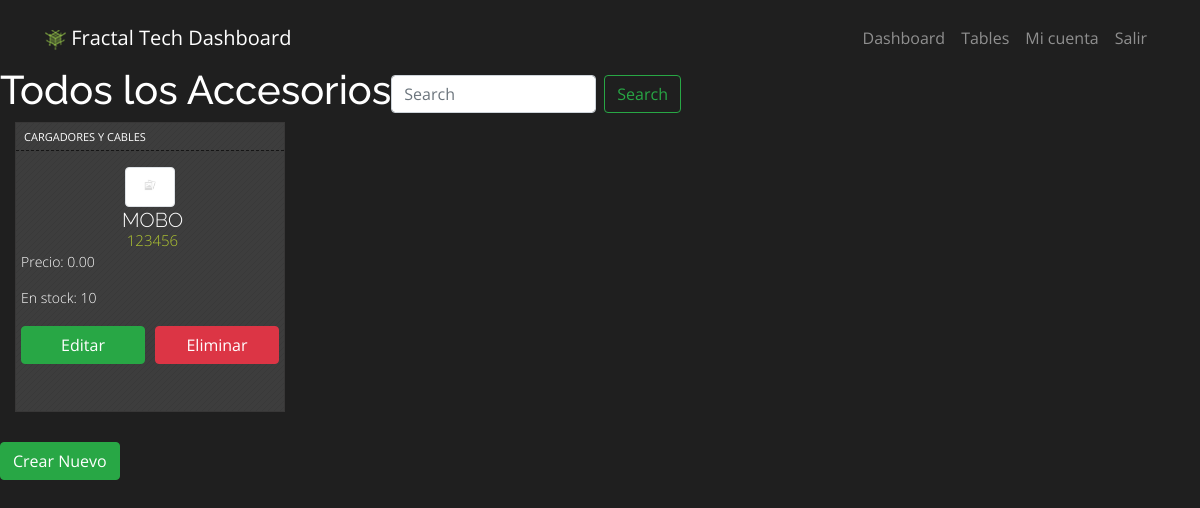
/catalogs/accesorios/ (signed in), run on an earlier commit of the app's database.
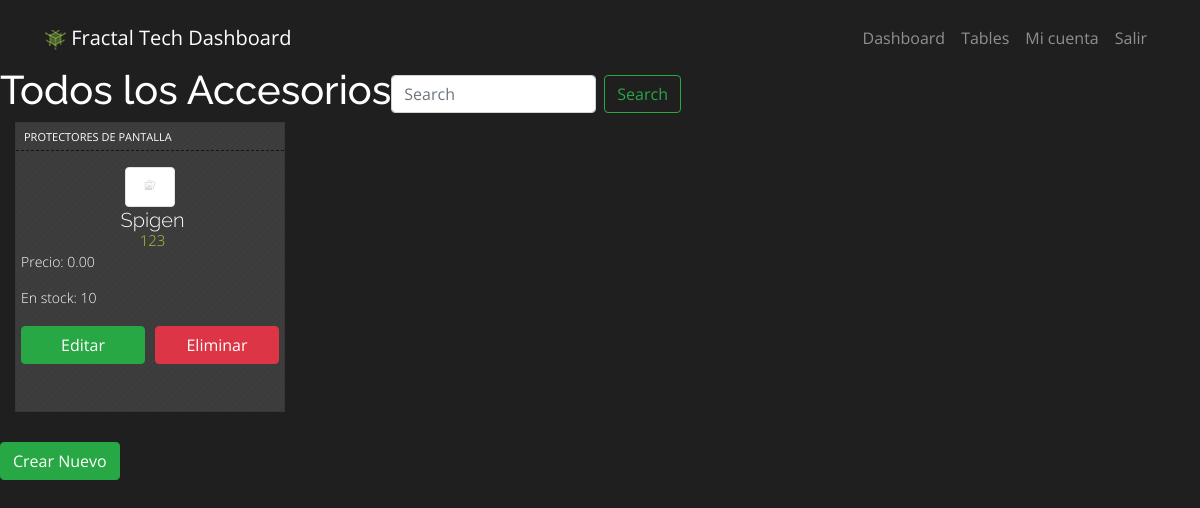
And on a later commit of the database.
### catalogs/models.py (models this page shows, shortened)
class Accesorio(models.Model):  ##ModeloAccesorios
    marca = models.ForeignKey(Marca, on_delete=models.CASCADE)
    modelo= models.CharField(max_length=40, blank=True)
    categoria = models.ForeignKey(Categoria, on_delete=models.CASCADE)
    descripcion= models.CharField(max_length = 100)
    Cbarras = models.CharField(max_length=20, null=False)
    existencias= models.CharField(max_length=40)
    precio = models.DecimalField(max_digits=10, decimal_places=2, default= 0)
    preciomayoreo = models.DecimalField(max_digits=10, decimal_places=2, default= 0)
    activo = models.BooleanField(default=True, null=True, blank=True)
    creado = models.DateField(auto_now_add=True, null=True)
    modificado = models.DateField(auto_now=True, null=True, blank=True)
    imagen = models.ImageField( upload_to="accesorios/", default='accesorios/default.png', null=True, blank=True)

class Categoria(models.Model):  ##Categoria de Accesorios
    nombre = models.CharField(max_length=100, unique=True)
    def __str__(self):
        return self.nombre
    """
    INSERT INTO catalogs_categoria (nombre) VALUES
  ('Estuches y Fundas'),
  ('Protectores de Pantalla'),
  ('Cargadores y Cables'),
  ('Auriculares y Altavoces'),
  ('Soportes y Monturas'),
  ('Baterías Externas'),
  ('Accesorios de Fotografía'),
  ('Adaptadores y Convertidores'),
  ('Accesorios de Audio y Micrófonos'),
  ('Misceláneos');

    """

class Marca(models.Model):  ##Marcas para Accesorios
    nombre = models.CharField(max_length=100, unique=True)
    def __str__(self):
        return self.nombre

### catalogs/views.py (the view)
# urls.py: path('accesorios/', AccesorioListar.as_view(), name='accesorios' ),
class AccesorioListar(LoginRequiredMixin, ListView):
    model = Accesorio
    template_name = 'accesorios.html'
    context_object_name = 'Accesorio'
    success_url = 'accesorios'
    login_url = 'login'  # URL de inicio de sesión
    redirect_field_name = 'next'  # Nombre del campo de redireccionamiento

### catalogs/templates/accesorios.html (shortened to what this page needs)
{% extends 'base.html' %}
{% block content %}
    <div class= "row">
      <div class = "col-lg-12">
        <div style="display: flex;">
          <h1 style="color: white;">Todos los Accesorios</h1>
          <form class="form-inline">
              <input class="form-control mr-sm-2" type="search" placeholder="Search" aria-label="Search">
              <button class="btn btn-outline-success " type="submit">Search</button>
          </form>
        </div>
      </div>
    </div>
    {% for Accesorio in Accesorio %}
      <div class="col-sm-3 col-lg-3">
        <div class="dash-unit">
          <dtitle>{{ Accesorio.categoria }}</dtitle>
          <hr>
          <div class="thumbnail">
            <img src="{{ Accesorio.imagen.url }}" class="img-thumbnail" width="50" height="50"  alt="{{ Accesorio.modelo }}">
          </div>
          <h1>{{ Accesorio.marca }}</h1>
          <h3>{{ Accesorio.modelo }}</h3>
          <p>Precio: {{ Accesorio.precio }}</p>
          <p>En stock: {{ Accesorio.existencias}}</p>
          <div style="display: flex;">
            <a href= "{% url 'AccesorioEditar' pk=Accesorio.id %}" class= "btn btn-success" type="button" style="flex: 1; margin: 5px;">Editar</a>
            <a href = "{% url 'AccesorioEliminar' pk=Accesorio.id %}"class="btn btn-danger" type="submit" style="flex: 1; margin: 5px;">Eliminar</a>
        </div>
      </div>
      </div>
    {% endfor %}
    <a href="{% url 'AccesorioCrear' %}" class="btn btn-success" role="button"> Crear Nuevo </a>
{% endblock %}

### templates/base.html (shortened to what this page needs)
{% load static %}
<!doctype html>
<html>
{% load pwa %}
<head>
    <link rel="stylesheet" type="text/css" href="{% static 'css/bootstrap.min.css' %}" />
	<link rel="stylesheet" type="text/css" href="{% static 'css/bootstrap.css' %}" />
	<link rel="stylesheet" type="text/css" href="{% static 'css/bootstrap-grid.css' %}" />
	<link rel="stylesheet" type="text/css" href="{% static 'css/bootstrap-grid.min.css' %}" />
	<link rel="stylesheet" type="text/css" href="{% static 'css/bootstrap-reboot.css' %}" />
	<link href="{% static 'css/main.css' %}" rel="stylesheet">
    <link href="{% static 'css/font-style.css' %}" rel="stylesheet">
  </head>
  <body>
	<nav class="navbar navbar-expand-lg navbar-dark"  style="background-color: #1f1f1f;">
		<div class="container">
			<a class="navbar-brand" href="{% url 'dashboard' %}">
				<img src="{% static 'images/logo30.png' %}" alt="Fractal Tech Logo">
				Fractal Tech Dashboard
			</a>
			<div class="collapse navbar-collapse" id="navbarNav">
				<ul class="navbar-nav ml-auto">
					<li class="nav-item {% if request.path == 'dashboard' %}active{% endif %}">
						<a class="nav-link" href="{% url 'dashboard' %}">
							 Dashboard
						</a>
					</li>
					<li class="nav-item">
						<a class="nav-link" href="#">
							 Tables
						</a>
					</li>
					{% if user.is_authenticated %}
						<li class="nav-item">
							<a class="nav-link" href="#">Mi cuenta</a>
						</li>
						<li class="nav-item">
							<a class="nav-link" href="{% url 'logout' %}">Salir</a>
						</li>
					{% endif %}
				</ul>
			</div>
		</div>
	</nav>
	{% block content%}{% endblock%}

### static/css/main.css (style rules this page uses)
h1 { font-family: 'Raleway', sans-serif; }
h3,h4 , h5 { font-family: 'Open Sans', sans-serif; font-weight:lighter; }
h3 { font-size:46px; color:#b2c831 }
.dash-unit { margin-bottom: 30px; padding-bottom:10px; border: 1px solid #383737; background-image:url('../images/sep-half.png'); background-color: #3d3d3d; color:white; height:290px; }
.dash-unit dtitle { font-size:11px; text-transform:uppercase; color:#ffffff; margin:8px; padding:0px; height:inherit }
.dash-unit hr { border: 0; border-top: 1px solid #151515; border-top-style: dashed; margin-top:3px; }
.dash-unit h1 { font-family: 'Raleway', sans-serif; font-weight:300; font-size: 20px; line-height: 2px; letter-spacing: 0px; color: #ffffff; padding-top:10px; padding-left:5px; margin-top:2px; text-align:center; }
.dash-unit h3 { font-weight:300; font-size: 15px; line-height: 2px; letter-spacing: 0px; color: #b2c831; padding-top:10px; padding-left:5px; margin-top:2px; text-align:center; }
.dash-unit p { font-size: 14px; font-weight: 200; line-height: 16px; color: inherit; margin: 0 0 10px; padding:5px; }
.thumbnail { border:0px; text-align:center; -webkit-box-shadow: 0px; -moz-box-shadow: 0px; box-shadow: 0px; background: none; text-align: center; }
a { color: #b2c831; text-decoration: none; }

### templates/base.html (style rules this page uses)
body { padding-top: 10px; }

What changed in the data, as far as the page shows it:
removed Accesorio: categoria "CARGADORES Y CABLES", imagen (placeholder picture), marca "MOBO", modelo "123456", precio "0.00", existencias "10"
added Accesorio: categoria "PROTECTORES DE PANTALLA", imagen (placeholder picture), marca "Spigen", modelo "123", precio "0.00", existencias "10"
